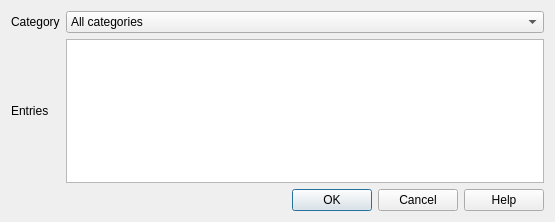
<?xml version="1.0" encoding="UTF-8"?>
<ui version="4.0">
 <class>Dialog_Citations</class>
 <widget class="QDialog" name="Dialog_Citations">
  <property name="geometry">
   <rect>
    <x>0</x>
    <y>0</y>
    <width>555</width>
    <height>222</height>
   </rect>
  </property>
  <property name="minimumSize">
   <size>
    <width>555</width>
    <height>222</height>
   </size>
  </property>
  <property name="maximumSize">
   <size>
    <width>555</width>
    <height>222</height>
   </size>
  </property>
  <property name="windowTitle">
   <string>LaTeX Office Writer</string>
  </property>
  <layout class="QGridLayout" name="gridLayout">
   <item row="0" column="0">
    <widget class="QLabel" name="labelCategory">
     <property name="text">
      <string>Category</string>
     </property>
    </widget>
   </item>
   <item row="0" column="1">
    <widget class="QComboBox" name="comboBoxCategory">
     <item>
      <property name="text">
       <string>All categories</string>
      </property>
     </item>
     <item>
      <property name="text">
       <string>Article</string>
      </property>
     </item>
     <item>
      <property name="text">
       <string>Book</string>
      </property>
     </item>
     <item>
      <property name="text">
       <string>Booklet</string>
      </property>
     </item>
     <item>
      <property name="text">
       <string>Inbook</string>
      </property>
     </item>
     <item>
      <property name="text">
       <string>Incollection</string>
      </property>
     </item>
     <item>
      <property name="text">
       <string>Inproceedings</string>
      </property>
     </item>
     <item>
      <property name="text">
       <string>Manual</string>
      </property>
     </item>
     <item>
      <property name="text">
       <string>Thesis</string>
      </property>
     </item>
     <item>
      <property name="text">
       <string>Proceedings</string>
      </property>
     </item>
     <item>
      <property name="text">
       <string>Report</string>
      </property>
     </item>
    </widget>
   </item>
   <item row="3" column="0" colspan="2">
    <widget class="QDialogButtonBox" name="buttonBox">
     <property name="orientation">
      <enum>Qt::Horizontal</enum>
     </property>
     <property name="standardButtons">
      <set>QDialogButtonBox::Cancel|QDialogButtonBox::Help|QDialogButtonBox::Ok</set>
     </property>
    </widget>
   </item>
   <item row="1" column="1">
    <widget class="QListWidget" name="listWidget">
     <property name="editTriggers">
      <set>QAbstractItemView::NoEditTriggers</set>
     </property>
     <property name="selectionMode">
      <enum>QAbstractItemView::MultiSelection</enum>
     </property>
    </widget>
   </item>
   <item row="1" column="0">
    <widget class="QLabel" name="labelEntries">
     <property name="text">
      <string>Entries</string>
     </property>
    </widget>
   </item>
  </layout>
 </widget>
 <resources/>
 <connections>
  <connection>
   <sender>buttonBox</sender>
   <signal>accepted()</signal>
   <receiver>Dialog_Citations</receiver>
   <slot>accept()</slot>
   <hints>
    <hint type="sourcelabel">
     <x>248</x>
     <y>254</y>
    </hint>
    <hint type="destinationlabel">
     <x>157</x>
     <y>274</y>
    </hint>
   </hints>
  </connection>
  <connection>
   <sender>buttonBox</sender>
   <signal>rejected()</signal>
   <receiver>Dialog_Citations</receiver>
   <slot>reject()</slot>
   <hints>
    <hint type="sourcelabel">
     <x>316</x>
     <y>260</y>
    </hint>
    <hint type="destinationlabel">
     <x>286</x>
     <y>274</y>
    </hint>
   </hints>
  </connection>
 </connections>
</ui>
